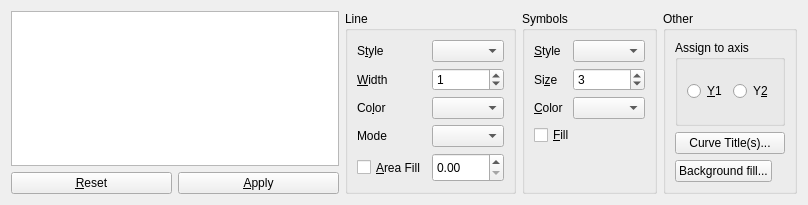
<?xml version="1.0" encoding="UTF-8"?>
<ui version="4.0">
 <class>curvesAppearanceChooserDlg</class>
 <widget class="QWidget" name="curvesAppearanceChooserDlg">
  <property name="geometry">
   <rect>
    <x>0</x>
    <y>0</y>
    <width>808</width>
    <height>205</height>
   </rect>
  </property>
  <property name="sizePolicy">
   <sizepolicy hsizetype="Preferred" vsizetype="Maximum">
    <horstretch>0</horstretch>
    <verstretch>0</verstretch>
   </sizepolicy>
  </property>
  <property name="maximumSize">
   <size>
    <width>16777215</width>
    <height>205</height>
   </size>
  </property>
  <property name="windowTitle">
   <string>Form</string>
  </property>
  <layout class="QHBoxLayout">
   <item>
    <layout class="QVBoxLayout">
     <item>
      <widget class="QListWidget" name="curvesLW">
       <property name="sizePolicy">
        <sizepolicy hsizetype="Expanding" vsizetype="Expanding">
         <horstretch>0</horstretch>
         <verstretch>0</verstretch>
        </sizepolicy>
       </property>
       <property name="selectionMode">
        <enum>QAbstractItemView::ExtendedSelection</enum>
       </property>
       <property name="sortingEnabled">
        <bool>false</bool>
       </property>
      </widget>
     </item>
     <item>
      <layout class="QHBoxLayout">
       <item>
        <widget class="QPushButton" name="resetBT">
         <property name="text">
          <string>&amp;Reset</string>
         </property>
        </widget>
       </item>
       <item>
        <widget class="QPushButton" name="applyBT">
         <property name="text">
          <string>&amp;Apply</string>
         </property>
        </widget>
       </item>
      </layout>
     </item>
    </layout>
   </item>
   <item>
    <widget class="QGroupBox" name="lineGB">
     <property name="title">
      <string>Line</string>
     </property>
     <layout class="QGridLayout">
      <item row="4" column="0">
       <widget class="QCheckBox" name="cFillCB">
        <property name="sizePolicy">
         <sizepolicy hsizetype="Minimum" vsizetype="Preferred">
          <horstretch>0</horstretch>
          <verstretch>0</verstretch>
         </sizepolicy>
        </property>
        <property name="text">
         <string>&amp;Area Fill</string>
        </property>
       </widget>
      </item>
      <item row="0" column="0">
       <widget class="QLabel" name="label_4">
        <property name="text">
         <string>S&amp;tyle</string>
        </property>
        <property name="buddy">
         <cstring>lStyleCB</cstring>
        </property>
       </widget>
      </item>
      <item row="1" column="1">
       <widget class="QSpinBox" name="lWidthSB">
        <property name="sizePolicy">
         <sizepolicy hsizetype="Preferred" vsizetype="Fixed">
          <horstretch>0</horstretch>
          <verstretch>0</verstretch>
         </sizepolicy>
        </property>
        <property name="specialValueText">
         <string>--</string>
        </property>
        <property name="minimum">
         <number>-1</number>
        </property>
        <property name="maximum">
         <number>100</number>
        </property>
        <property name="value">
         <number>1</number>
        </property>
       </widget>
      </item>
      <item row="4" column="1">
       <widget class="QDoubleSpinBox" name="cAreaDSB">
        <property name="sizePolicy">
         <sizepolicy hsizetype="Minimum" vsizetype="Preferred">
          <horstretch>0</horstretch>
          <verstretch>0</verstretch>
         </sizepolicy>
        </property>
        <property name="accelerated">
         <bool>true</bool>
        </property>
       </widget>
      </item>
      <item row="0" column="1">
       <widget class="QComboBox" name="lStyleCB">
        <property name="toolTip">
         <string>&lt;html&gt;&lt;head&gt;&lt;meta name=&quot;qrichtext&quot; content=&quot;1&quot; /&gt;&lt;style type=&quot;text/css&quot;&gt;
p, li { white-space: pre-wrap; }
&lt;/style&gt;&lt;/head&gt;&lt;body style=&quot; font-family:'Sans Serif'; font-size:10pt; font-weight:400; font-style:normal;&quot;&gt;
&lt;p style=&quot; margin-top:0px; margin-bottom:0px; margin-left:0px; margin-right:0px; -qt-block-indent:0; text-indent:0px;&quot;&gt;Style of the pen used to connect the points.&lt;/p&gt;&lt;/body&gt;&lt;/html&gt;</string>
        </property>
       </widget>
      </item>
      <item row="3" column="0">
       <widget class="QLabel" name="labelCurveStyle">
        <property name="text">
         <string>Mode</string>
        </property>
       </widget>
      </item>
      <item row="2" column="0">
       <widget class="QLabel" name="label_6">
        <property name="text">
         <string>Co&amp;lor</string>
        </property>
        <property name="buddy">
         <cstring>lColorCB</cstring>
        </property>
       </widget>
      </item>
      <item row="1" column="0">
       <widget class="QLabel" name="label_5">
        <property name="text">
         <string>&amp;Width</string>
        </property>
        <property name="buddy">
         <cstring>lWidthSB</cstring>
        </property>
       </widget>
      </item>
      <item row="3" column="1">
       <widget class="QComboBox" name="cStyleCB">
        <property name="toolTip">
         <string>&lt;html&gt;&lt;head&gt;&lt;meta name=&quot;qrichtext&quot; content=&quot;1&quot; /&gt;&lt;style type=&quot;text/css&quot;&gt;
p, li { white-space: pre-wrap; }
&lt;/style&gt;&lt;/head&gt;&lt;body style=&quot; font-family:'Sans Serif'; font-size:10pt; font-weight:400; font-style:normal;&quot;&gt;
&lt;p style=&quot; margin-top:0px; margin-bottom:0px; margin-left:0px; margin-right:0px; -qt-block-indent:0; text-indent:0px;&quot;&gt;Connector mode: how the data points are connected (steps, straight lines,...)&lt;/p&gt;&lt;/body&gt;&lt;/html&gt;</string>
        </property>
       </widget>
      </item>
      <item row="2" column="1">
       <widget class="QComboBox" name="lColorCB"/>
      </item>
     </layout>
    </widget>
   </item>
   <item>
    <widget class="QGroupBox" name="symbolGB">
     <property name="title">
      <string>Symbols</string>
     </property>
     <layout class="QGridLayout">
      <item row="0" column="0">
       <widget class="QLabel" name="label">
        <property name="text">
         <string>&amp;Style</string>
        </property>
        <property name="buddy">
         <cstring>sStyleCB</cstring>
        </property>
       </widget>
      </item>
      <item row="1" column="0">
       <widget class="QLabel" name="label_2">
        <property name="text">
         <string>Si&amp;ze</string>
        </property>
        <property name="buddy">
         <cstring>sSizeSB</cstring>
        </property>
       </widget>
      </item>
      <item row="0" column="1">
       <widget class="QComboBox" name="sStyleCB"/>
      </item>
      <item row="1" column="1">
       <widget class="QSpinBox" name="sSizeSB">
        <property name="specialValueText">
         <string>--</string>
        </property>
        <property name="minimum">
         <number>-1</number>
        </property>
        <property name="maximum">
         <number>100</number>
        </property>
        <property name="singleStep">
         <number>1</number>
        </property>
        <property name="value">
         <number>3</number>
        </property>
       </widget>
      </item>
      <item row="2" column="0">
       <widget class="QLabel" name="label_3">
        <property name="text">
         <string>&amp;Color</string>
        </property>
        <property name="buddy">
         <cstring>sColorCB</cstring>
        </property>
       </widget>
      </item>
      <item row="4" column="0" colspan="2">
       <spacer>
        <property name="orientation">
         <enum>Qt::Vertical</enum>
        </property>
        <property name="sizeHint" stdset="0">
         <size>
          <width>111</width>
          <height>16</height>
         </size>
        </property>
       </spacer>
      </item>
      <item row="3" column="0" colspan="2">
       <widget class="QCheckBox" name="sFillCB">
        <property name="text">
         <string>&amp;Fill</string>
        </property>
        <property name="tristate">
         <bool>false</bool>
        </property>
       </widget>
      </item>
      <item row="2" column="1">
       <widget class="QComboBox" name="sColorCB"/>
      </item>
     </layout>
    </widget>
   </item>
   <item>
    <widget class="QGroupBox" name="otherGB">
     <property name="title">
      <string>Other</string>
     </property>
     <layout class="QGridLayout">
      <item row="1" column="0">
       <widget class="QPushButton" name="changeTitlesBT">
        <property name="text">
         <string>Curve Title(s)...</string>
        </property>
       </widget>
      </item>
      <item row="0" column="0">
       <widget class="QGroupBox" name="groupBox">
        <property name="title">
         <string>Assign to axis</string>
        </property>
        <layout class="QHBoxLayout">
         <item>
          <widget class="QRadioButton" name="assignToY1BT">
           <property name="toolTip">
            <string>&lt;html&gt;&lt;head&gt;&lt;meta name=&quot;qrichtext&quot; content=&quot;1&quot; /&gt;&lt;style type=&quot;text/css&quot;&gt;
p, li { white-space: pre-wrap; }
&lt;/style&gt;&lt;/head&gt;&lt;body style=&quot; font-family:'Sans Serif'; font-size:9pt; font-weight:400; font-style:normal;&quot;&gt;
&lt;p style=&quot; margin-top:0px; margin-bottom:0px; margin-left:0px; margin-right:0px; -qt-block-indent:0; text-indent:0px;&quot;&gt;Assign selected curves to Y1 (left axis)&lt;/p&gt;&lt;/body&gt;&lt;/html&gt;</string>
           </property>
           <property name="text">
            <string>&amp;Y1</string>
           </property>
           <property name="autoExclusive">
            <bool>false</bool>
           </property>
          </widget>
         </item>
         <item>
          <widget class="QRadioButton" name="assignToY2BT">
           <property name="toolTip">
            <string>&lt;html&gt;&lt;head&gt;&lt;meta name=&quot;qrichtext&quot; content=&quot;1&quot; /&gt;&lt;style type=&quot;text/css&quot;&gt;
p, li { white-space: pre-wrap; }
&lt;/style&gt;&lt;/head&gt;&lt;body style=&quot; font-family:'Sans Serif'; font-size:9pt; font-weight:400; font-style:normal;&quot;&gt;
&lt;p style=&quot; margin-top:0px; margin-bottom:0px; margin-left:0px; margin-right:0px; -qt-block-indent:0; text-indent:0px;&quot;&gt;Assign selected curves to Y2 (right axis)&lt;/p&gt;&lt;/body&gt;&lt;/html&gt;</string>
           </property>
           <property name="text">
            <string>Y&amp;2</string>
           </property>
           <property name="autoExclusive">
            <bool>false</bool>
           </property>
          </widget>
         </item>
        </layout>
       </widget>
      </item>
      <item row="2" column="0">
       <widget class="QPushButton" name="bckgndBT">
        <property name="sizePolicy">
         <sizepolicy hsizetype="Fixed" vsizetype="Fixed">
          <horstretch>0</horstretch>
          <verstretch>0</verstretch>
         </sizepolicy>
        </property>
        <property name="text">
         <string>Background fill...</string>
        </property>
       </widget>
      </item>
     </layout>
    </widget>
   </item>
  </layout>
 </widget>
 <resources/>
 <connections/>
</ui>
